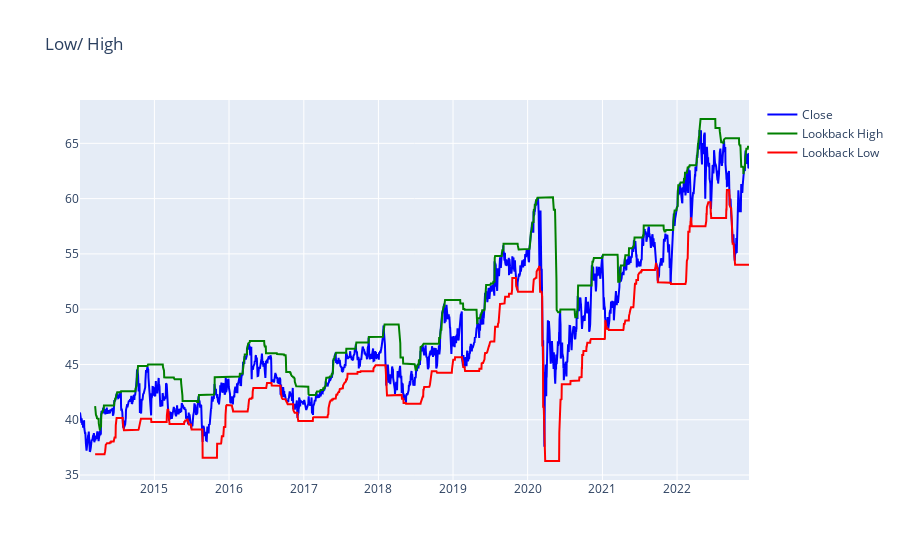

The cell this chart's notebook holds for it:
### Code cell
import plotly.graph_objects as go
from plotly.offline import init_notebook_mode, iplot

init_notebook_mode(connected=True)  
 
def plot_high_low(stock):
    # create figure
    fig = go.Figure()
    
    # add trace
    fig.add_trace(
        go.Scatter(
            x = close.index,
            y = close[stock],
            line = dict(color="blue", width=2),
            name = "Close"
            )
        )

    fig.add_trace(
    go.Scatter(
        x = lookback_high.index,
        y = lookback_high[stock],
        line = dict(color="green", width=2),
        name = "Lookback High"
        )
    )

    fig.add_trace(
    go.Scatter(
        x = lookback_low.index,
        y = lookback_low[stock],
        line = dict(color="red", width=2),
        name = "Lookback Low"
        )
    )
    
    # update layout
    fig.update_layout(
        title = "Low/ High"
        )
    
    # show figure
    iplot(fig)   

plot_high_low("KO")

### Figure 1 — Plotly figure (JSON) as saved in the notebook; plotly's stock layout.template omitted (floating-point values rounded to 4 significant figures; data arrays with more than 128 entries replaced by an {"elided": "..."} marker saying what was removed)
{"data": [{"line": {"color": "blue", "width": 2}, "name": "Close", "type": "scatter", "x": {"elided": "2258 str values"}, "y": {"elided": "2258 float values"}}, {"line": {"color": "green", "width": 2}, "name": "Lookback High", "type": "scatter", "x": {"elided": "2258 str values"}, "y": {"elided": "2258 float values"}}, {"line": {"color": "red", "width": 2}, "name": "Lookback Low", "type": "scatter", "x": {"elided": "2258 str values"}, "y": {"elided": "2258 float values"}}], "layout": {"title": {"text": "Low/ High"}}}
